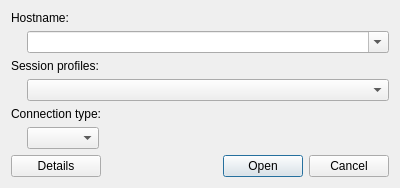
<?xml version="1.0" encoding="UTF-8"?>
<ui version="4.0">
 <class>GuiCompactSettingsWindow</class>
 <widget class="QDialog" name="GuiCompactSettingsWindow">
  <property name="geometry">
   <rect>
    <x>0</x>
    <y>0</y>
    <width>400</width>
    <height>162</height>
   </rect>
  </property>
  <property name="windowTitle">
   <string>Dialog</string>
  </property>
  <layout class="QGridLayout" name="gridLayout">
   <item row="0" column="0" colspan="2">
    <widget class="QLabel" name="label">
     <property name="text">
      <string>Hostname:</string>
     </property>
    </widget>
   </item>
   <item row="1" column="0">
    <widget class="QWidget" name="widget_60" native="true">
     <property name="sizePolicy">
      <sizepolicy hsizetype="Fixed" vsizetype="Fixed">
       <horstretch>0</horstretch>
       <verstretch>0</verstretch>
      </sizepolicy>
     </property>
     <property name="minimumSize">
      <size>
       <width>10</width>
       <height>10</height>
      </size>
     </property>
     <property name="maximumSize">
      <size>
       <width>10</width>
       <height>10</height>
      </size>
     </property>
    </widget>
   </item>
   <item row="2" column="0" colspan="2">
    <widget class="QLabel" name="label_2">
     <property name="text">
      <string>Session profiles:</string>
     </property>
    </widget>
   </item>
   <item row="4" column="0" colspan="2">
    <widget class="QLabel" name="label_3">
     <property name="text">
      <string>Connection type:</string>
     </property>
    </widget>
   </item>
   <item row="5" column="1" colspan="2">
    <layout class="QHBoxLayout" name="horizontalLayout">
     <item>
      <widget class="QComboBox" name="cb_connection_type">
       <property name="editable">
        <bool>false</bool>
       </property>
      </widget>
     </item>
     <item>
      <spacer name="horizontalSpacer">
       <property name="orientation">
        <enum>Qt::Orientation::Horizontal</enum>
       </property>
       <property name="sizeHint" stdset="0">
        <size>
         <width>40</width>
         <height>20</height>
        </size>
       </property>
      </spacer>
     </item>
    </layout>
   </item>
   <item row="7" column="0" colspan="2">
    <widget class="QPushButton" name="btn_details">
     <property name="text">
      <string>Details</string>
     </property>
    </widget>
   </item>
   <item row="7" column="2">
    <widget class="QDialogButtonBox" name="bb_buttons">
     <property name="orientation">
      <enum>Qt::Orientation::Horizontal</enum>
     </property>
     <property name="standardButtons">
      <set>QDialogButtonBox::StandardButton::Cancel|QDialogButtonBox::StandardButton::Open</set>
     </property>
    </widget>
   </item>
   <item row="3" column="1" colspan="2">
    <widget class="QComboBox" name="cb_session_list">
     <property name="editable">
      <bool>false</bool>
     </property>
    </widget>
   </item>
   <item row="1" column="1" colspan="2">
    <widget class="QComboBox" name="cb_hostname">
     <property name="editable">
      <bool>true</bool>
     </property>
    </widget>
   </item>
   <item row="6" column="0" colspan="3">
    <spacer name="verticalSpacer">
     <property name="orientation">
      <enum>Qt::Orientation::Vertical</enum>
     </property>
     <property name="sizeHint" stdset="0">
      <size>
       <width>20</width>
       <height>40</height>
      </size>
     </property>
    </spacer>
   </item>
  </layout>
 </widget>
 <resources/>
 <connections>
  <connection>
   <sender>bb_buttons</sender>
   <signal>accepted()</signal>
   <receiver>GuiCompactSettingsWindow</receiver>
   <slot>accept()</slot>
   <hints>
    <hint type="sourcelabel">
     <x>248</x>
     <y>254</y>
    </hint>
    <hint type="destinationlabel">
     <x>157</x>
     <y>274</y>
    </hint>
   </hints>
  </connection>
  <connection>
   <sender>bb_buttons</sender>
   <signal>rejected()</signal>
   <receiver>GuiCompactSettingsWindow</receiver>
   <slot>reject()</slot>
   <hints>
    <hint type="sourcelabel">
     <x>316</x>
     <y>260</y>
    </hint>
    <hint type="destinationlabel">
     <x>286</x>
     <y>274</y>
    </hint>
   </hints>
  </connection>
 </connections>
</ui>
